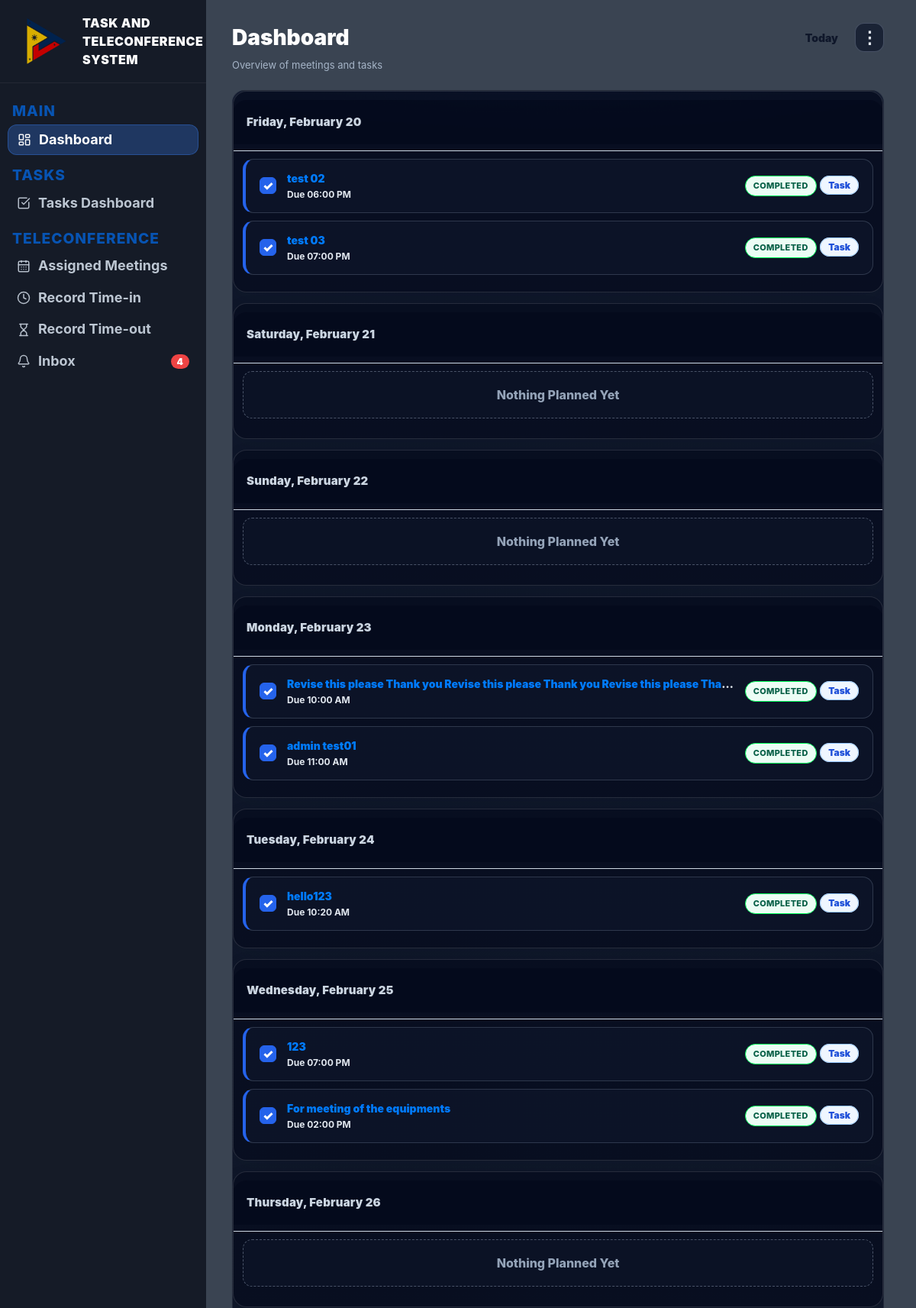
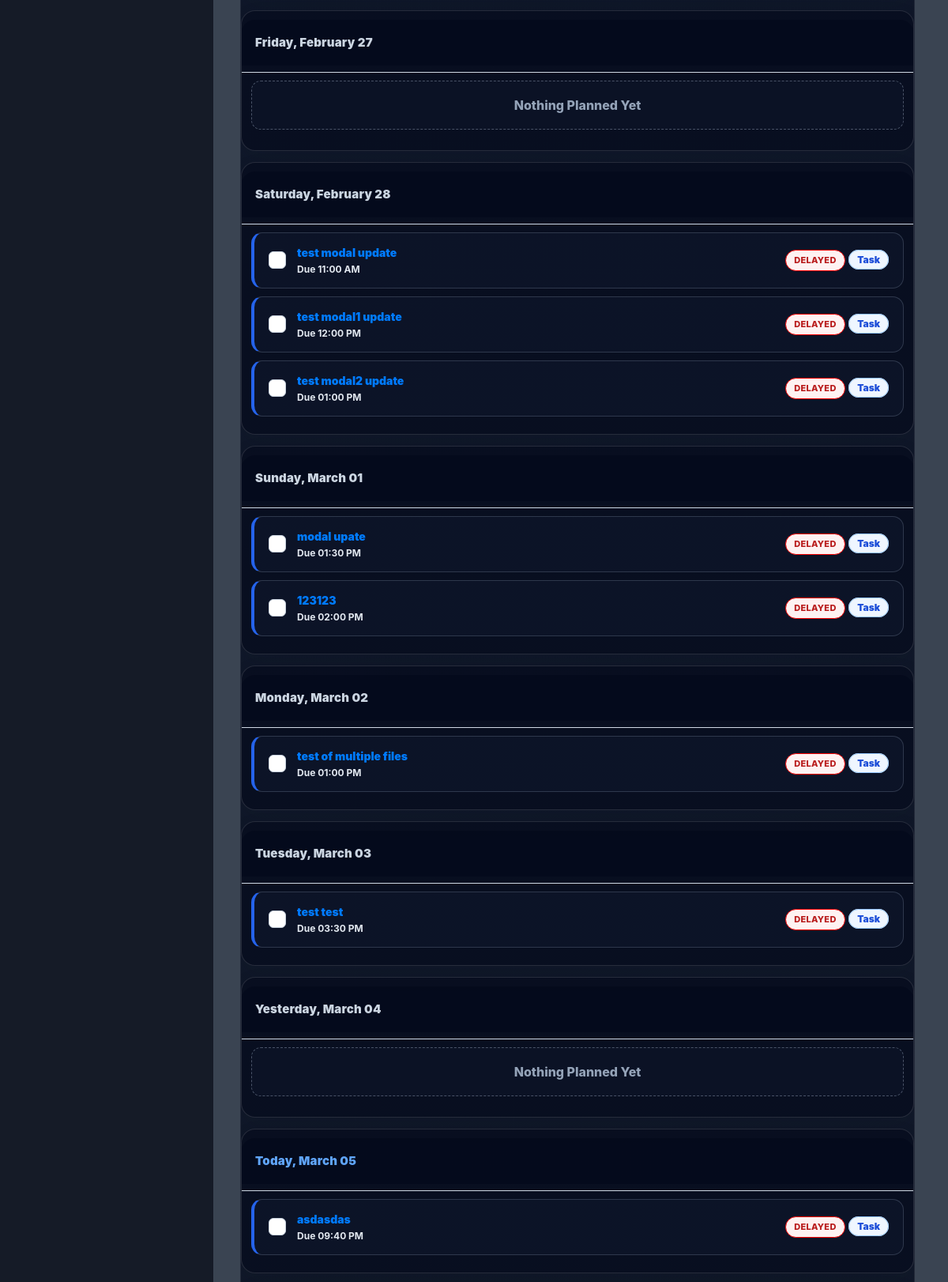
Page /dashboard (signed in, upper part) on the committed database (2 pictures, top to bottom).
### website/models.py (models this page shows)
class Task(db.Model):
    id = db.Column(db.Integer, primary_key=True)
    title = db.Column(db.String(200), nullable=False)
    description = db.Column(db.Text)
    assigned_to = db.Column(db.Integer, db.ForeignKey('user.id'))
    assigned_user = db.relationship('User', foreign_keys=[assigned_to])
    status = db.Column(db.String(50), default="assigned")
    priority = db.Column(db.String(20), default="normal")
    deadline = db.Column(db.DateTime)
    file_path = db.Column(db.String(300))
    last_edited_by = db.Column(db.Integer, nullable=True)
    last_edited_at = db.Column(db.DateTime, server_default=func.now(), onupdate=func.now())
    created_at = db.Column(db.DateTime(timezone=True), server_default=func.now())

### website/views.py (the view, shortened to what this page needs)
@views.route('/dashboard')
@login_required
def user_dashboard():
    notifications = Notification.query.filter_by(user_id=current_user.id)\
        .order_by(Notification.created_at.desc()).limit(30).all()
    unread_count = Notification.query.filter_by(user_id=current_user.id, is_read=False).count()
    user_tasks = tasks = Task.query.all()
    now = ph_now()
    tasks_data = []
    for t in user_tasks:
        if not t.deadline:
            continue
        tasks_data.append({
            "id": t.id,
            "title": t.title,
            "status": t.status,
            "due_date": as_ph_naive(t.deadline).date(),                 # IMPORTANT: must be date()
            "due_time": as_ph_naive(t.deadline).strftime("%I:%M %p"),   # optional, for dashboard.html
            "is_delayed": bool(t.status != "completed" and as_ph_naive(t.deadline) < now),
        })
    meetings_data = []
    for notif in notifications:
        title = (notif.title or "").strip()
        message = (notif.message or "").strip()
        label = f"{title} {message}".lower()
        if "meeting" not in label:
            continue
    planned_days = build_planned_days(
        tasks=tasks_data,
        meetings=meetings_data,
        days_back=1,
        days_forward=7
    )
    return render_template(
        "dashboard.html",
        user=current_user,
        notifications=notifications,
        unread_count=unread_count,
        planned_days=planned_days,
        page="dashboard",
    )

### website/views.py (called while the page is built)
def ph_now():
    return datetime.now(timezone.utc).astimezone(PH_TIMEZONE).replace(tzinfo=None)

def ph_today():
    return ph_now().date()

def as_ph_naive(dt):
    if not dt:
        return None
    if dt.tzinfo is None:
        return dt
    return dt.astimezone(PH_TIMEZONE).replace(tzinfo=None)

### website/templates/dashboard.html (shortened to what this page needs)
{% extends "base.html" %}
{% block content %}
<div class="main-inner">
  <div class="dashboard-head">
    <div class="dashboard-head-left">
      <div class="td-title">Dashboard</div>
      <div class="td-sub">Overview of meetings and tasks</div>
    </div>
    <div class="planner-actions-top">
      <a href="{{ url_for('views.user_dashboard', planner_date='today') }}" class="view-mini" id="btnToday">Today</a>
      <div class="view-kebab-wrap">
        <button type="button" class="view-kebab" id="btnViewMenu" aria-label="Choose view mode" aria-expanded="false">⋮</button>
      </div>
    </div>
  </div>
  <div class="planner-wrap" id="plannerWrap">
    {% if planned_days and planned_days|length > 0 %}
      {% for day in planned_days %}
        <div class="day-block" {% if day.date_label == "Today" %}id="todayPlanner"{% endif %}>
          <div class="day-head">
            <div>
              {% if day.date_label == "Today" and day.date_sub %}
                <span class="day-title today-title">Today, {{ day.date_sub }}</span>
              {% else %}
                <span class="day-title">{{ day.date_label }}</span>
              {% endif %}
            </div>
          </div>
          <div class="day-line"></div>
          {% set has_tasks = day.tasks and day.tasks|length > 0 %}
          {% set has_meetings = day.meetings and day.meetings|length > 0 %}
          {% if not has_tasks and not has_meetings %}
            <div class="nothing">Nothing Planned Yet</div>
          {% else %}
            <div class="list-view">
              {% if has_tasks %}
                {% for t in day.tasks %}
                  <div class="plan-row"
                       data-item-type="task"
                       data-task-id="{{ t.id }}"
                       data-status="{{ t.status }}"
                       data-original-status="{{ t.status if t.status != 'completed' else 'in_progress' }}"
                       data-is-delayed="{{ '1' if t.is_delayed else '0' }}">
                    <button type="button"
                            class="plan-check {% if t.status == 'completed' %}is-done{% endif %}"
                            aria-label="Mark complete"
                            data-complete-task="{{ t.id }}"
                            data-original-status="{{ t.status if t.status != 'completed' else 'in_progress' }}">✓</button>
                    <div class="plan-mid">
                      <div class="plan-title">
                        <a class="task-link"
                           data-jump-task="{{ t.id }}"
                           href="{{ url_for('views.task_dashboard') }}?open={{ t.id }}&highlight=1">
                          {{ t.title }}
                        </a>
                      </div>
                      <div class="plan-sub">
                        {% if t.due_time %}Due {{ t.due_time }}{% endif %}
                      </div>
                    </div>
                    <div class="plan-right">
                      {% set status_label = 'COMPLETED' if t.status == 'completed' else ('DELAYED' if t.is_delayed else (t.status|replace("_"," ")|upper)) %}
                      {% set status_class = 'status-completed' if t.status == 'completed' else ('status-delayed' if t.is_delayed else 'status-pending') %}
                      <span class="task-status-pill {{ status_class }}" data-status-pill>{{ status_label }}</span>
                      <span class="pill task">Task</span>
                    </div>
                  </div>
                {% endfor %}
              {% endif %}
            </div>
          {% endif %}
        </div>
      {% endfor %}
    {% endif %}
  </div>
</div>
{% endblock %}

### website/static/styles.css (style rules this page uses)
html, body { height: 100%; }
body { margin: 0; background: #f4f6f9; overflow: hidden; }
.main-inner { height: 100vh; overflow-y: auto; display: flex; flex-direction: column; padding-right: 8px; }
.planner-wrap { flex: 1; overflow-y: auto; width: 100%; margin: 0; padding-right: 0; }
.day-block { padding: 12px 0; border-bottom: 1px solid #e6edf7; }
.day-head { display: grid; grid-template-columns: 260px 1fr; align-items: baseline; gap: 16px; margin-bottom: 6px; }
.day-title { font-weight: 900; font-size: 16px; color: #111827; }
.day-line { border-top: 1px solid #cfd8e3; margin: 8px 0 10px; }
.nothing { display: flex; justify-content: center; align-items: center; text-align: center; padding: 14px 0; color: #6b7280; font-weight: 600; }
.nothing::before { content: ""; }
.pill { font-size: 12px; font-weight: 900; padding: 4px 10px; border-radius: 999px; border: 1px solid #e5e7eb; white-space: nowrap; }
.pill.task { background:#eef6ff; border-color:#bfdbfe; }
.td-title, .td-sub, .td-pills, .td-toolbar { position: static; }
.td-title { position: sticky; top: 0; z-index: 10; font-weight: 900; font-size: 28px; color: #ffffff; margin: 0; }
.td-sub { color: #a5b4c7; margin: 6px 0 14px; font-size: 13px; }
.plan-row { display:flex; align-items:center; gap:14px; padding:14px 18px; border-top:1px solid #e8edf6; background:#fff; }
.plan-check { width:22px; height:22px; border-radius:6px; border:1.5px solid #cbd5e1; background:#fff; color:transparent; font-weight:900; line-height:1; display:flex; align-items:center; justify-content:center; cursor:pointer; transition: all .15s ease; flex:0 0 auto; }
.plan-check.is-done { background:#2563eb; border-color:#2563eb; color:#fff; }
.plan-mid { min-width:0; flex:1 1 auto; }
.plan-title { font-weight:800; font-size:15px; color:#0f172a; margin-bottom:2px; white-space:nowrap; overflow:hidden; text-overflow:ellipsis; }
.plan-sub { font-size:12px; color:#64748b; white-space:nowrap; overflow:hidden; text-overflow:ellipsis; }
.plan-right { flex:0 0 auto; }
.pill { font-size:12px; font-weight:800; padding:4px 10px; border-radius:999px; border:1px solid #cbd5e1; background:#f8fafc; color:#0f172a; white-space:nowrap; }
.pill.task { border-color:#93c5fd; background:#eff6ff; color:#1d4ed8; }
.day-block { background:#fff; border:1px solid #e8edf6; border-radius:14px; overflow:hidden; margin-bottom:14px; }
.day-head { padding:14px 16px; display:flex; justify-content:space-between; align-items:center; background:#f8fafc; }
.day-title { font-weight:900; font-size:14px; color:#0f172a; }
.day-line { height:1px; background:#e8edf6; }
.nothing { padding:18px 14px; text-align:center; color:#64748b; font-weight:800; }
.plan-check { width:22px; height:22px; border-radius:6px; border:1.5px solid #cbd5e1; background:#fff; color:transparent; font-weight:900; display:flex; align-items:center; justify-content:center; cursor:pointer; transition: all .15s ease; flex:0 0 auto; }
.plan-title { font-weight:900; font-size:15px; color:#0f172a; margin-bottom:2px; white-space:nowrap; overflow:hidden; text-overflow:ellipsis; }
.pill { font-size:12px; font-weight:900; padding:4px 10px; border-radius:999px; border:1px solid #cbd5e1; background:#f8fafc; color:#0f172a; white-space:nowrap; }
.planner-wrap .list-view { display:block; }
.view-mini { border: none; background: transparent; padding: 8px 14px; border-radius: 999px; font-weight: 900; font-size: 14px; cursor: pointer; transition: all .2s ease; color: #0f172a; }

### rows in the picture
Task: title "test 02", due_time "06:00 PM", status "COMPLETED"
Task: title "test 03", due_time "07:00 PM", status "COMPLETED"
Task: title "Revise this please Thank you Revise this please Thank you Revise this please Tha…", due_time "10:00 AM", status "COMPLETED"
Task: title "admin test01", due_time "11:00 AM", status "COMPLETED"
Task: title "hello123", due_time "10:20 AM", status "COMPLETED"
Task: title "123", due_time "07:00 PM", status "COMPLETED"
Task: title "For meeting of the equipments", due_time "02:00 PM", status "COMPLETED"
Task: title "test modal update", due_time "11:00 AM", status_label "DELAYED"
Task: title "test modal1 update", due_time "12:00 PM", status_label "DELAYED"
Task: title "test modal2 update", due_time "01:00 PM", status_label "DELAYED"
Task: title "modal upate", due_time "01:30 PM", status_label "DELAYED"
Task: title "123123", due_time "02:00 PM", status_label "DELAYED"
Task: title "test of multiple files", due_time "01:00 PM", status_label "DELAYED"
Task: title "test test", due_time "03:30 PM", status_label "DELAYED"
Task: title "asdasdas", due_time "09:40 PM", status_label "DELAYED"

### other values in the picture
{{ unread_count }} "4"
{{ day.date_label }} "Friday, February 20" "Saturday, February 21" "Sunday, February 22" "Monday, February 23" "Tuesday, February 24" "Wednesday, February 25" "Thursday, February 26" "Friday, February 27" "Saturday, February 28" "Sunday, March 01" "Monday, March 02" "Tuesday, March 03" "Yesterday, March 04"
{{ day.date_sub }} "March 05"
